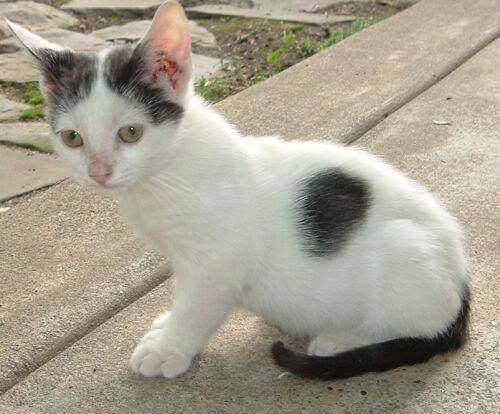
#> input picture pic/cat.jpg, 500 x 414 px
$ python calc.py
#> lines starting #> are read from the running program, lines starting #| are printed output that depends on the picture
import cv2  # 读取是BGR格式
import matplotlib.pyplot as plt
import numpy as np

img_cat = cv2.imread('pic/cat.jpg')
#> img_cat is the input picture: shape (414, 500, 3); mean B, G, R 144.3, 159.9, 165.9
img_dog = cv2.imread('pic/dog.jpg')
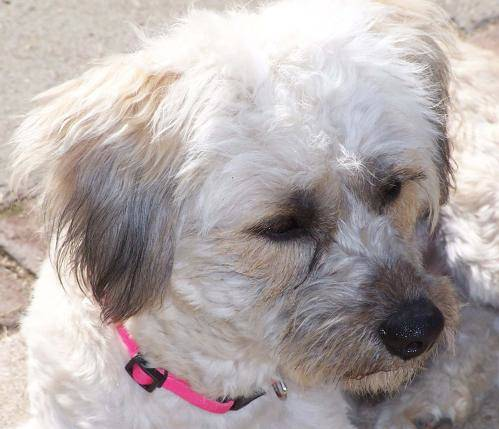
#> input picture pic/dog.jpg, 499 x 429 px
#> img_dog is the input picture: shape (429, 499, 3); mean B, G, R 169.1, 169.9, 178.9

img_dog = cv2.resize(img_dog, (500, 414))
#> img_dog: shape (414, 500, 3)
print(img_dog.shape)
#| (414, 500, 3)

res = cv2.addWeighted(img_dog, 0.4, img_cat, 0.6, 0)
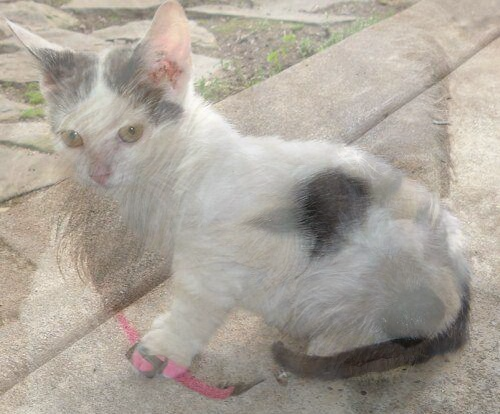
#> res: shape (414, 500, 3); mean B, G, R 154.1, 163.9, 171
plt.imshow(res)
plt.show()
